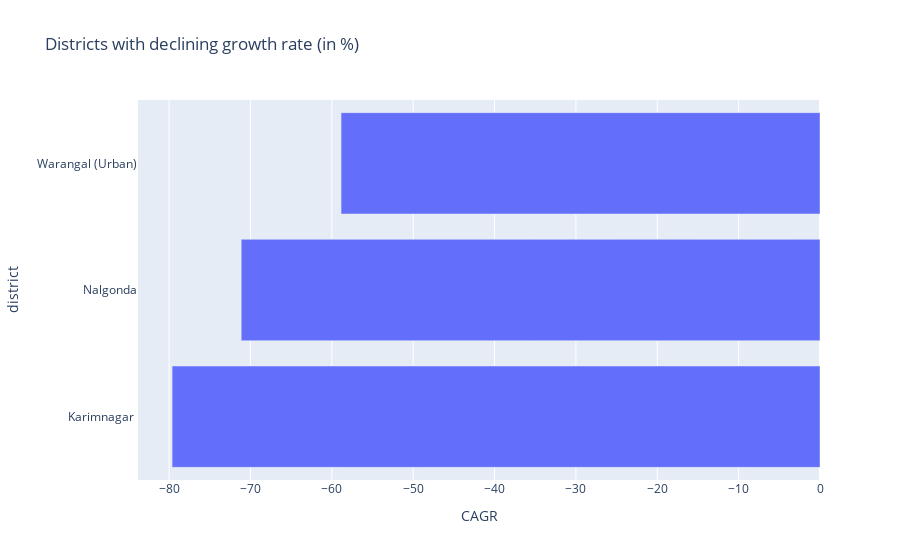

Write notebook code for a chart like this one.
### Code cell
px.bar(bottom_CAGR,
       x='CAGR',
       title='Districts with declining growth rate (in %)')

### Figure 1 — Plotly figure (JSON) as saved in the notebook; plotly's stock layout.template omitted (floating-point values rounded to 4 significant figures)
{"data": [{"alignmentgroup": "True", "hovertemplate": "CAGR=%{x}<br>district=%{y}<extra></extra>", "legendgroup": "", "marker": {"color": "#636efa", "pattern": {"shape": ""}}, "name": "", "offsetgroup": "", "orientation": "h", "showlegend": false, "textposition": "auto", "type": "bar", "x": [-79.63, -71.13, -58.86], "xaxis": "x", "y": ["Karimnagar ", "Nalgonda", "Warangal (Urban)"], "yaxis": "y"}], "layout": {"barmode": "relative", "legend": {"tracegroupgap": 0}, "title": {"text": "Districts with declining growth rate (in %)"}, "xaxis": {"anchor": "y", "domain": [0, 1], "title": {"text": "CAGR"}}, "yaxis": {"anchor": "x", "domain": [0, 1], "title": {"text": "district"}}}}
